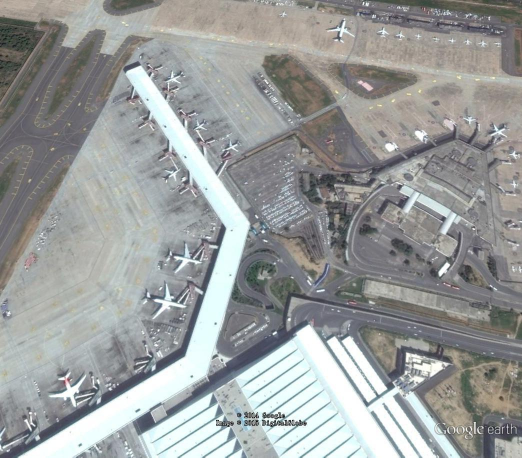
#> input picture img/aircraft_101.jpg, 1044 x 915 px (shown at 1/2 size)
$ python -i deep_fog.py   (imports and definitions only)
#> lines starting #> are read from the running program, lines starting #| are printed output that depends on the picture
#> further down, picture is the input picture: PIL image 1044x915 RGB; mean R, G, B 153.5, 156, 155.3
# coding:utf-8
# import cv2
# import os
# import glob
# import cv2, math
# import numpy as np

# Copyright (c) Microsoft Corporation.
# Licensed under the MIT License.

# import os.path
# import io
# import zipfile
#
# import torchvision.transforms as transforms
# author WeChat：Alocus
# author QQ：1913434222
# source：https://mp.csdn.net/mp_blog/creation/editor/121520268


from io import BytesIO
import os
import glob
import cv2, math
import random
import numpy as np
# import h5py
import os
from PIL import Image
import scipy.io


# [74 lines left out: functions pil_to_np, np_to_pil, synthesize_salt_pepper, synthesize_gaussian, synthesize_speckle, not called in this run]


def synthesize_low_resolution(img):
    w, h = img.size
#> w = 1044; h = 915

    new_w = random.randint(int(w / 2), w)
#> new_w = 916
    new_h = random.randint(int(h / 2), h)
#> new_h = 845

    img = img.resize((new_w, new_h), Image.BICUBIC)
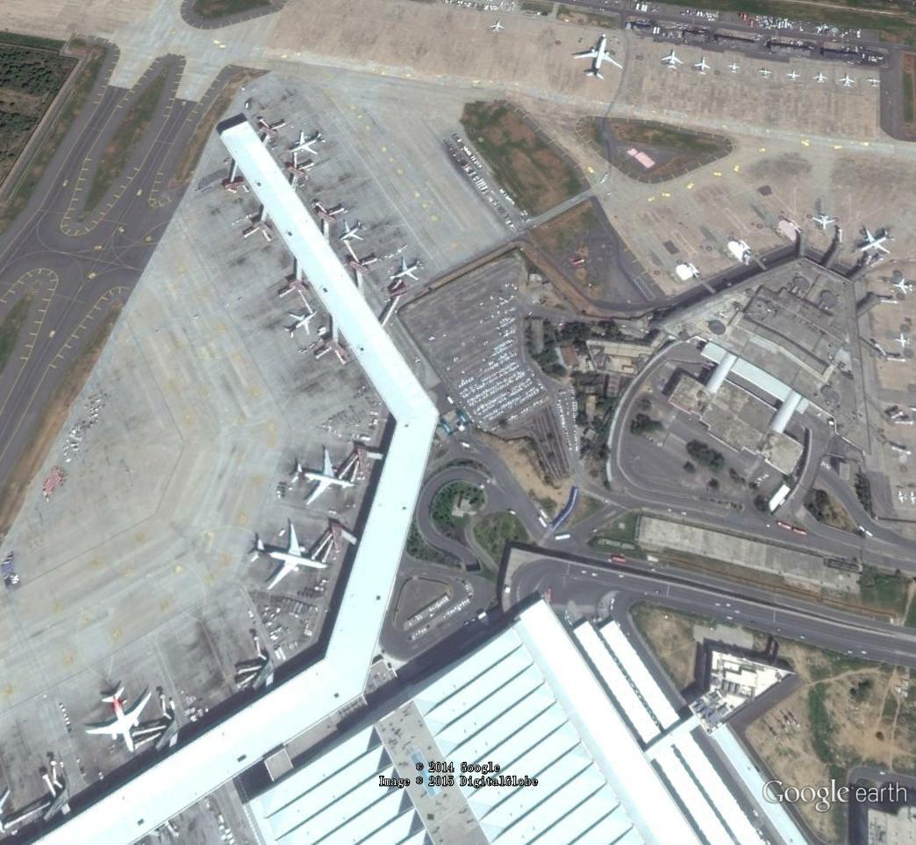
#> img: PIL image 916x845 RGB; mean R, G, B 153.5, 156, 155.3

    if random.uniform(0, 1) < 0.5:
        img = img.resize((w, h), Image.NEAREST)
    else:
        img = img.resize((w, h), Image.BILINEAR)
#> img: PIL image 1044x915 RGB

    return img


# [267 lines left out: functions convertToJpeg, blur_image_v2, srgb2lrgb, lrgb2srgb, hazy_simu, hazy_reside_training and 2 more, not called in this run]

path1='img'
path2='img_npy'
path3='img_out'
files=os.listdir(path1)

f=[]
# [23 lines not run here, left out]


# [15 lines of commented-out code are left out]

>>> from PIL import Image
>>> picture = Image.open('../img/aircraft_101.jpg')
>>> result = synthesize_low_resolution(picture)
